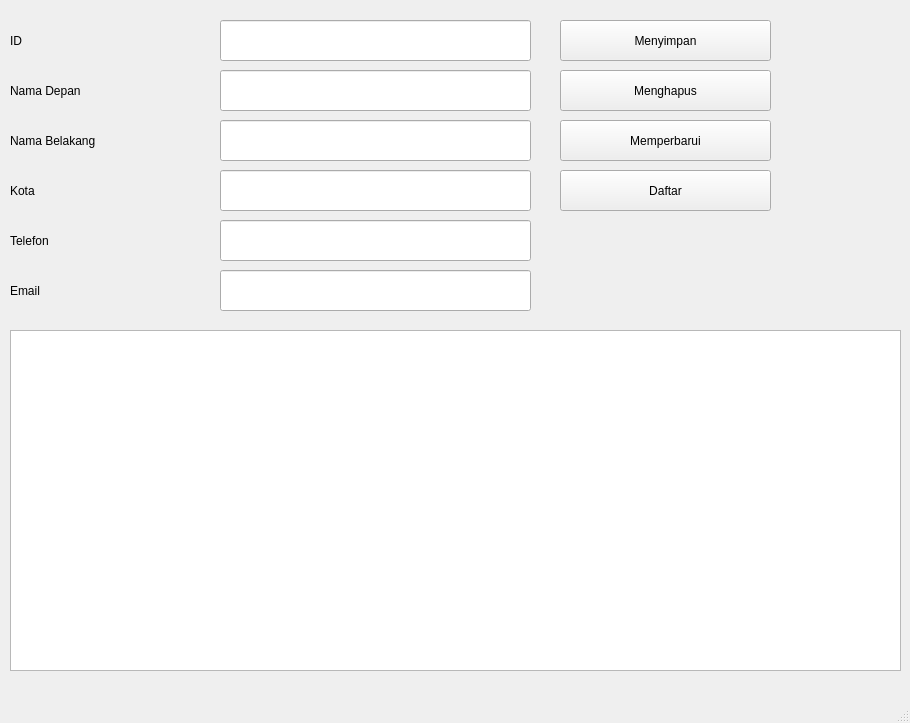
<?xml version="1.0" encoding="UTF-8"?>
<ui version="4.0">
 <class>MainWindow</class>
 <widget class="QMainWindow" name="MainWindow">
  <property name="geometry">
   <rect>
    <x>0</x>
    <y>0</y>
    <width>910</width>
    <height>723</height>
   </rect>
  </property>
  <property name="windowTitle">
   <string>MainWindow</string>
  </property>
  <widget class="QWidget" name="centralwidget">
   <widget class="QPushButton" name="btnMenyimpan">
    <property name="geometry">
     <rect>
      <x>560</x>
      <y>20</y>
      <width>211</width>
      <height>41</height>
     </rect>
    </property>
    <property name="text">
     <string>Menyimpan</string>
    </property>
   </widget>
   <widget class="QPushButton" name="btnMenghapus">
    <property name="geometry">
     <rect>
      <x>560</x>
      <y>70</y>
      <width>211</width>
      <height>41</height>
     </rect>
    </property>
    <property name="text">
     <string>Menghapus</string>
    </property>
   </widget>
   <widget class="QPushButton" name="btnMemperbarui">
    <property name="geometry">
     <rect>
      <x>560</x>
      <y>120</y>
      <width>211</width>
      <height>41</height>
     </rect>
    </property>
    <property name="text">
     <string>Memperbarui</string>
    </property>
   </widget>
   <widget class="QPushButton" name="btnDaftar">
    <property name="geometry">
     <rect>
      <x>560</x>
      <y>170</y>
      <width>211</width>
      <height>41</height>
     </rect>
    </property>
    <property name="text">
     <string>Daftar</string>
    </property>
   </widget>
   <widget class="QLineEdit" name="txtID">
    <property name="geometry">
     <rect>
      <x>220</x>
      <y>20</y>
      <width>311</width>
      <height>41</height>
     </rect>
    </property>
   </widget>
   <widget class="QLineEdit" name="txtNamaDepan">
    <property name="geometry">
     <rect>
      <x>220</x>
      <y>70</y>
      <width>311</width>
      <height>41</height>
     </rect>
    </property>
   </widget>
   <widget class="QLineEdit" name="txtNamaBelakang">
    <property name="geometry">
     <rect>
      <x>220</x>
      <y>120</y>
      <width>311</width>
      <height>41</height>
     </rect>
    </property>
   </widget>
   <widget class="QLineEdit" name="txtKota">
    <property name="geometry">
     <rect>
      <x>220</x>
      <y>170</y>
      <width>311</width>
      <height>41</height>
     </rect>
    </property>
   </widget>
   <widget class="QLineEdit" name="txtTelefon">
    <property name="geometry">
     <rect>
      <x>220</x>
      <y>220</y>
      <width>311</width>
      <height>41</height>
     </rect>
    </property>
   </widget>
   <widget class="QLineEdit" name="txtEmail">
    <property name="geometry">
     <rect>
      <x>220</x>
      <y>270</y>
      <width>311</width>
      <height>41</height>
     </rect>
    </property>
   </widget>
   <widget class="QLabel" name="lblID">
    <property name="geometry">
     <rect>
      <x>10</x>
      <y>20</y>
      <width>201</width>
      <height>41</height>
     </rect>
    </property>
    <property name="text">
     <string>ID</string>
    </property>
   </widget>
   <widget class="QLabel" name="lblNamaDepan">
    <property name="geometry">
     <rect>
      <x>10</x>
      <y>70</y>
      <width>201</width>
      <height>41</height>
     </rect>
    </property>
    <property name="text">
     <string>Nama Depan</string>
    </property>
   </widget>
   <widget class="QLabel" name="lblNamaBelakang">
    <property name="geometry">
     <rect>
      <x>10</x>
      <y>120</y>
      <width>201</width>
      <height>41</height>
     </rect>
    </property>
    <property name="text">
     <string>Nama Belakang</string>
    </property>
   </widget>
   <widget class="QLabel" name="lblKota">
    <property name="geometry">
     <rect>
      <x>10</x>
      <y>170</y>
      <width>201</width>
      <height>41</height>
     </rect>
    </property>
    <property name="text">
     <string>Kota</string>
    </property>
   </widget>
   <widget class="QLabel" name="lblTelefon">
    <property name="geometry">
     <rect>
      <x>10</x>
      <y>220</y>
      <width>201</width>
      <height>41</height>
     </rect>
    </property>
    <property name="text">
     <string>Telefon</string>
    </property>
   </widget>
   <widget class="QLabel" name="lblEmail">
    <property name="geometry">
     <rect>
      <x>10</x>
      <y>270</y>
      <width>201</width>
      <height>41</height>
     </rect>
    </property>
    <property name="text">
     <string>Email</string>
    </property>
   </widget>
   <widget class="QTableWidget" name="tblDaftar">
    <property name="geometry">
     <rect>
      <x>10</x>
      <y>330</y>
      <width>891</width>
      <height>341</height>
     </rect>
    </property>
   </widget>
  </widget>
  <widget class="QMenuBar" name="menubar">
   <property name="geometry">
    <rect>
     <x>0</x>
     <y>0</y>
     <width>910</width>
     <height>26</height>
    </rect>
   </property>
  </widget>
  <widget class="QStatusBar" name="statusbar"/>
 </widget>
 <resources/>
 <connections/>
</ui>
